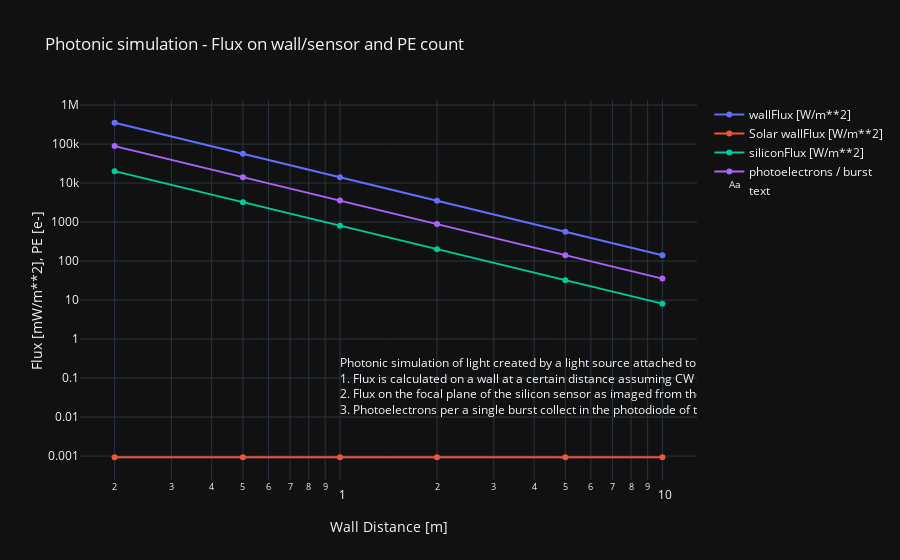

Source (notebook cell):
### Code cell
import numpy as np
from plotly.offline import init_notebook_mode, iplot 
import plotly.graph_objs as go
init_notebook_mode(connected=True)  # for Jupyter Lab notebook

photonic = Photonic(config='fake_tof_night_1550')
dist_vec = np.array([0.2,0.5,1,2,5,10])
trace0 = go.Scatter(x=dist_vec,
                    y=1000 * photonic.wallFlux(dist_vec=dist_vec), mode='lines+markers',  # Select 'lines', 'markers' or 'lines+markers'
                    name='wallFlux [W/m**2]')
trace01 = go.Scatter(x=dist_vec,
                    y=1000 * photonic.wallFlux(dist_vec=dist_vec, light_type='solar'), mode='lines+markers',  # Select 'lines', 'markers' or 'lines+markers'
                    name='Solar wallFlux [W/m**2]')
trace1 = go.Scatter(x=dist_vec,
                    y=1000 * photonic.siliconFlux2(dist_vec=dist_vec), mode='lines+markers',
                    name='siliconFlux [W/m**2]')
trace2 = go.Scatter(x=dist_vec,
                    y=photonic.photoelectron2(dist_vec=dist_vec), mode='lines+markers',
                    name='photoelectrons / burst')
trace3 = go.Scatter(x=[1],
                    y=[0.01], mode='text', textposition='top right',
                    name='text', text=['Photonic simulation of light created by a light source attached to a camera<br>'
                    +'1. Flux is calculated on a wall at a certain distance assuming CW lighting mode<br>'
                    +'2. Flux on the focal plane of the silicon sensor as imaged from the wall thru the lens<br>'
                    +'3. Photoelectrons per a single burst collect in the photodiode of the pixel'])

data = [trace0, trace01, trace1, trace2, trace3]

layout = dict(title='Photonic simulation - Flux on wall/sensor and PE count',
              xaxis=dict(title='Wall Distance [m]', type='log'),  # Select 'log' or 'linear'
              yaxis=dict(title='Flux [mW/m**2], PE [e-]',type='log'),  # Select 'log' or 'linear'
              template='plotly_dark',
              barmode='group',
              hovermode='x')

iplot(dict(data=data, layout=layout))

### Figure 1 — Plotly figure (JSON) as saved in the notebook; plotly's stock layout.template omitted (floating-point values rounded to 4 significant figures)
{"data": [{"mode": "lines+markers", "name": "wallFlux [W/m**2]", "type": "scatter", "x": [0.2, 0.5, 1, 2, 5, 10], "y": [352700.0, 56430.0, 14110.0, 3527.0, 564.3, 141.1]}, {"mode": "lines+markers", "name": "Solar wallFlux [W/m**2]", "type": "scatter", "x": [0.2, 0.5, 1, 2, 5, 10], "y": [0.0009314, 0.0009314, 0.0009314, 0.0009314, 0.0009314, 0.0009314]}, {"mode": "lines+markers", "name": "siliconFlux [W/m**2]", "type": "scatter", "x": [0.2, 0.5, 1, 2, 5, 10], "y": [20240.0, 3239.0, 809.8, 202.4, 32.39, 8.098]}, {"mode": "lines+markers", "name": "photoelectrons / burst", "type": "scatter", "x": [0.2, 0.5, 1, 2, 5, 10], "y": [88790.0, 14210.0, 3552.0, 887.9, 142.1, 35.52]}, {"mode": "text", "name": "text", "text": ["Photonic simulation of light created by a light source attached to a camera<br>1. Flux is calculated on a wall at a certain distance assuming CW lighting mode<br>2. Flux on the focal plane of the silicon sensor as imaged from the wall thru the lens<br>3. Photoelectrons per a single burst collect in the photodiode of the pixel"], "textposition": "top right", "type": "scatter", "x": [1], "y": [0.01]}], "layout": {"barmode": "group", "hovermode": "x", "title": {"text": "Photonic simulation - Flux on wall/sensor and PE count"}, "xaxis": {"title": {"text": "Wall Distance [m]"}, "type": "log"}, "yaxis": {"title": {"text": "Flux [mW/m**2], PE [e-]"}, "type": "log"}}}
